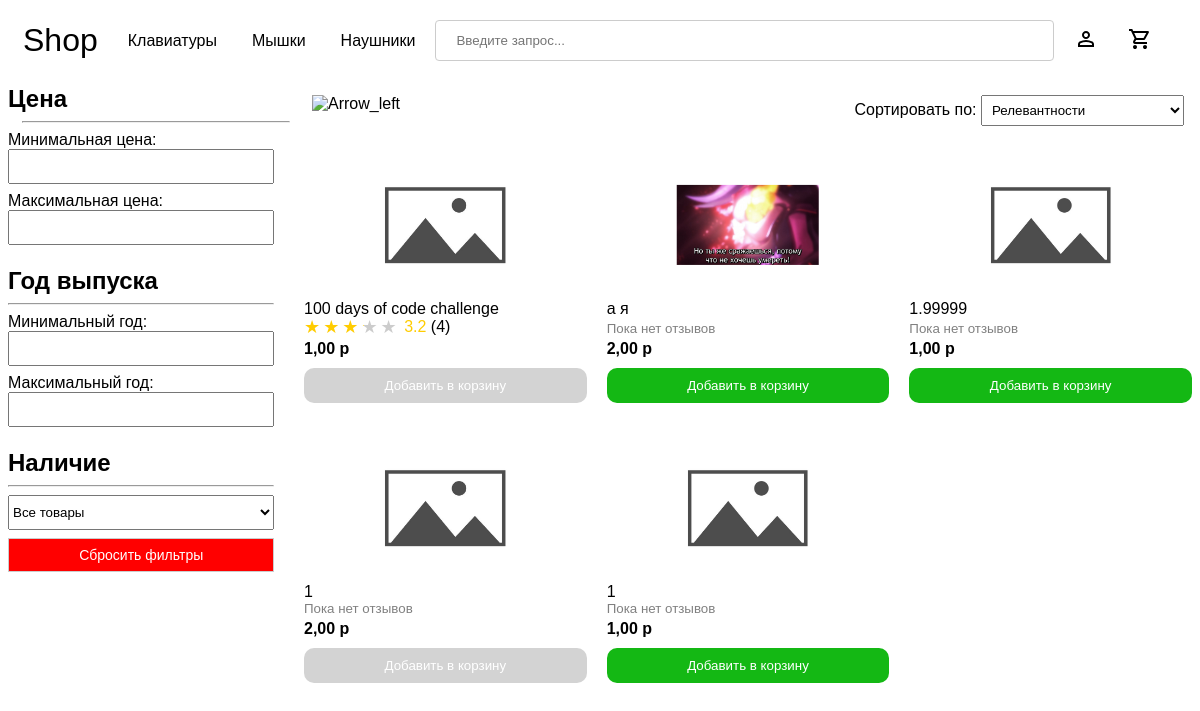
Screenshot of /catalog/keyboard/ with the database file from the repository.
### base/models.py (models this page shows, shortened)
class Product(models.Model):
    product_types = [
        ('keyboard', 'Клавиатура'),
        ('mouse', 'Мышь'),
        ('headphones', 'Наушники'),
    ]
    id = models.AutoField(primary_key=True)
    type = models.CharField(max_length=40, choices=product_types,default='')
    name = models.CharField(max_length=200)
    price = models.DecimalField(validators=[MinValueValidator(0)],decimal_places=2, max_digits=10)
    amount = models.IntegerField(validators=[MinValueValidator(0)])
    year = models.IntegerField(validators=[MinValueValidator(1970),MaxValueValidator(2030)])
    description = models.JSONField(null=True,blank=True)
    created = models.DateTimeField(auto_now_add = True)
    @property
    def first_image(self):
        return self.images.first()
    def get_average_rating(self):
        average = self.review_set.aggregate(Avg('rating'))['rating__avg']
        return str(round(average, 1)) if average is not None else 0.0
    @property
    def get_review_count(self):
        return self.review_set.count() or 0

class ProductImage(models.Model):
    product_id = models.ForeignKey(Product, on_delete=models.CASCADE, related_name="images", null=True)
    image = models.ImageField(upload_to="product_images/", null=True, blank=True)

### base/views.py (the view)
# urls.py: path('catalog/<str:page>/',views.catalog, name = 'catalog'),
def catalog(request, page):
    q = request.GET.get('q', '')
    sort_param = request.GET.get('sort', '')
    min_price = request.GET.get('min_price') or '-1'
    max_price = request.GET.get('max_price') or '9999999'
    min_year = request.GET.get('min_year') or '-1'
    max_year = request.GET.get('max_year') or '9999999'
    availability = int(request.GET.get('availability', -1))
    if page == 'all':
        products = Product.objects.filter(name__icontains=q,
                                            price__gte=min_price,
                                            price__lte=max_price,
                                            year__gte=min_year,
                                            year__lte=max_year,
                                            amount__gt=availability)
    else:
        products = Product.objects.filter(type=page,
                                        price__gte=min_price,
                                        price__lte=max_price,
                                        year__gte=min_year,
                                        year__lte=max_year,
                                        amount__gt=availability)
    if sort_param:
        products = products.order_by(sort_param)
    amount_of_products = len(products)
    context = {
        'products': products,
        'page':page,
        'q':q,
        'min_price':min_price,
        'max_price':max_price,
        'min_year':min_year,
        'max_year':max_year,
        'availability':availability,
        'sort':sort_param,
        'amount_of_products': amount_of_products
    }
    if request.headers.get('X-Requested-With') == 'XMLHttpRequest':
        html = render(request,'catalog_grid_innerHTML.html',context)
        return JsonResponse({'html':html.content.decode('utf-8')})
    else:
        return render(request, 'catalog.html', context)

### base/context_processors.py (called while the page is built)
def cart_item_count(request):
    cart_count = 0
    cart = None
    if request.user.is_authenticated:
        cart,_ = Cart.objects.get_or_create(user=request.user, status = '-')
    elif request.session.session_key != None:
        cart,_ = Cart.objects.get_or_create(session_key=request.session.session_key,status = '-')
    if cart:
        cart_products = CartItem.objects.filter(cart=cart)
        if cart_products.exists():
            cart_count = cart_products.aggregate(Sum('quantity'))['quantity__sum']
        else:
            cart_count = 0
    return {'cart_item_count': cart_count}

### base/templatetags/custom_filters.py (called while the page is built)
@register.filter
def number(string):
    return float(string)

### templates/catalog.html (shortened to what this page needs)
<!DOCTYPE html>
{% load custom_filters %}
{% load static %}
<html lang="en">
    <head>
</head>
<body>
    <div class="navbar-div">
        {% include 'navbar.html' %}
    </div>
    <div class="home-container">
        <div class="filter-form">
            <h2>Цена</h2>
            <hr>
            <form method="get">
                <div>
                    <label for="min_price">Минимальная цена:</label>
                    <input type="number" name="min_price" id="min_price" value="{% if min_price|number > 0 %}{{min_price}}{% endif %}">
                </div>
                <div>
                    <label for="max_price">Максимальная цена:</label>
                    <input type="number" name="max_price" id="max_price" value="{% if max_price|number < 9999999 %}{{ max_price }}{% endif %}">
                </div>
                <br>
                <h2>Год выпуска</h2>
                <hr>
                <div>
                    <label for="min_year">Минимальный год:</label>
                    <input type="number" name="min_year" id="min_year" value="{% if min_year|number > 0 %}{{ min_year }}{% endif %}">
                </div>
                <div>
                    <label for="max_year">Максимальный год:</label>
                    <input type="number" name="max_year" id="max_year" value="{% if max_year|number < 9999999 %}{{ max_year }}{% endif %}">
                </div>
                <br>
                <h2>Наличие</h2>
                <hr>
                <select name="availability" id="availability">
                    <option value="-1" {% if availability == -1 %} selected {% endif %}>Все товары</option>
                </select>
                <button
                    type="button"
                    class="reset-filter-button"
                    onclick="resetFilters()">
                    Сбросить фильтры
                </button>
            </form>
        </div>
        <div>
            <div class="sorting-container">
                <div class="div-mod">
                <a onclick="modifyAndHideLayout()">
                    <img id='filter-hide' src="{% static 'images/arrow_left.svg' %}" alt="Arrow_left">
                </a>
                </div>
                <form method="get">
                    <label for="sort">Сортировать по:</label>
                    <select name="sort" id="sort">
                        <option value="">Релевантности</option>
                    </select>
                </form>
            </div>
            <div class="product-grid">
                {% include "catalog_grid_innerHTML.html" %}
            </div>
        </div>
    </div>
</body>
</html>

### templates/catalog_grid_product_innerHTML.html
{% load static %}
{% load custom_filters %}
<div class="product-item">
    <a href="{% url 'info' product.id %}" class="pic-link">
        <div class="image-container">
            {% if product.first_image.image.url %}
                <img src="{{ product.first_image.image.url}}" alt="{{ product.name }}">
            {% else %}
                <img src="{% static 'images/placeholder.jpg' %}" alt="Placeholder">
            {% endif %}
        </div>
    </a>
    <a href="{% url 'info' product.id %}" class="product-title">{{ product.name }}</a>
    {% if product.get_review_count != 0 %}
        <div class="rating">
            <div class="Stars" style="--rating: {{ product.get_average_rating  }};"></div>
            <p class="average-rating">&nbsp;{{ product.get_average_rating }}&nbsp;</p>
            ({{ product.get_review_count }})
        </div>
    {% else %}
        <small>Пока нет отзывов</small>
    {% endif %}
    <strong class="price">{{ product.price }} р</strong>
    <div class="add-to-cart-div">
        {% if product.amount > 0 and request.user.is_staff == False %}
        <button value="{{ product.id }}" class="button add-to-cart-button" onclick="addToCart(this.value)">Добавить в корзину</button>
        {% else %}
        <button value="{{ product.id }}" class="button add-to-cart-button" disabled>Добавить в корзину</button>
        {% endif %}
    </div>
</div>

### templates/catalog.html (style rules this page uses)
body { overflow-y: scroll; font-family: Arial, Helvetica, sans-serif }
.home-container { display: grid; grid-template-columns: 1fr 3fr; }
.product-grid { display: grid; grid-template-columns: repeat(3, 1fr); gap: 20px; }
.filter-form { min-width: 200px; }
.filter-form > * { width: 90%; }
.filter-form select { width: 100%; }
.filter-form input { width: 100%; box-sizing: border-box; padding: 8px; }
.filter-form label { display: block; margin-top: 8px; margin-bottom: 0px; }
.filter-form h2 { margin-top: 4px; margin-bottom: 8px; }
.sorting-container { text-align: right; font-size: 16px; padding: 14px 8px; display: flex; justify-content: space-between; }
.sorting-container .div-mod { text-align: left; cursor: pointer; }
.sorting-container select { padding: 6px; }
#availability { padding: 8px 0px; }
.product-item { display: flex; flex-direction: column; margin-top: 10px; }
.add-to-cart-div { margin-top: 10px; }
.product-item small { color: #808080; margin-top: auto; margin-bottom: 4px; }
:root { --star-size: 18px; --star-color: #ccc; --star-background: #fc0; }
.rating { display: flex; justify-content: left; align-items: center; margin-bottom: 4px; margin-top: auto; }
.average-rating { color:#fc0; margin-top: auto; margin-bottom:auto; }
.image-container { position: relative; width: 150px; height: 150px; left: 50%; transform: translate(-50%,0%); }
.image-container img { position: absolute; top: 50%; left: 50%; transform: translate(-50%, -50%); object-fit: contain; max-height: 95%; max-width: 95%; }
.product-title { color: black; text-decoration: none; }
.add-to-cart-button { width: 100%; box-sizing: border-box; color: white; background-color: #14b814; border: none; padding: 10px; border-radius: 10px; cursor: pointer; }
.add-to-cart-button:disabled { background-color:lightgray; cursor: default; }
.reset-filter-button { font-size: 14px; box-sizing: border-box; margin-top: 8px; width: 100%; padding: 8px; border: 1px solid #ccc; background-color: red; color:white; }

### rows the page displays
Product: name "100 days of code challenge", get_average_rating "3.2", get_review_count "4", price "1,00"
Product: first_image.image (picture), name "a я", shows "Пока нет отзывов", price "2,00"
Product: name "1.99999", shows "Пока нет отзывов", price "1,00", {{ product.id }} 26 (drawn)
Product: name "1", shows "Пока нет отзывов", price "2,00", {{ product.id }} 28 (drawn)
Product: name "1", shows "Пока нет отзывов", price "1,00", {{ product.id }} 29 (drawn)
